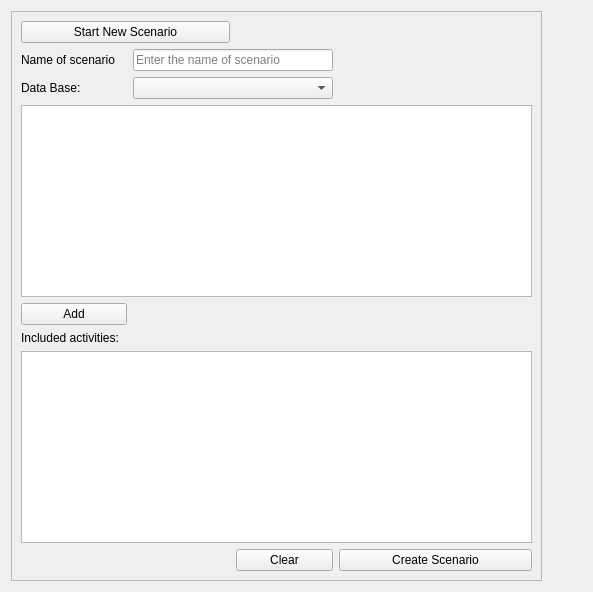
         <widget class="QWidget" name="Create_Scenario">
          <attribute name="title">
           <string>Create Scenario</string>
          </attribute>
          <layout class="QGridLayout" name="gridLayout_52">
           <item row="0" column="1">
            <spacer name="horizontalSpacer_12">
             <property name="orientation">
              <enum>Qt::Horizontal</enum>
             </property>
             <property name="sizeHint" stdset="0">
              <size>
               <width>40</width>
               <height>20</height>
              </size>
             </property>
            </spacer>
           </item>
           <item row="0" column="0">
            <widget class="QFrame" name="frame_39">
             <property name="frameShape">
              <enum>QFrame::StyledPanel</enum>
             </property>
             <property name="frameShadow">
              <enum>QFrame::Raised</enum>
             </property>
             <layout class="QGridLayout" name="gridLayout_16">
              <item row="0" column="0" colspan="3">
               <widget class="QPushButton" name="Start_new_sen">
                <property name="text">
                 <string>Start New Scenario</string>
                </property>
               </widget>
              </item>
              <item row="1" column="2" colspan="2">
               <widget class="QLineEdit" name="Name_new_scenario">
                <property name="minimumSize">
                 <size>
                  <width>200</width>
                  <height>0</height>
                 </size>
                </property>
                <property name="maxLength">
                 <number>32768</number>
                </property>
                <property name="placeholderText">
                 <string>Enter the name of scenario</string>
                </property>
               </widget>
              </item>
              <item row="1" column="4">
               <spacer name="horizontalSpacer_32">
                <property name="orientation">
                 <enum>Qt::Horizontal</enum>
                </property>
                <property name="sizeHint" stdset="0">
                 <size>
                  <width>193</width>
                  <height>20</height>
                 </size>
                </property>
               </spacer>
              </item>
              <item row="2" column="0">
               <widget class="QLabel" name="label_37">
                <property name="minimumSize">
                 <size>
                  <width>0</width>
                  <height>0</height>
                 </size>
                </property>
                <property name="text">
                 <string>Data Base:</string>
                </property>
               </widget>
              </item>
              <item row="2" column="2" colspan="2">
               <widget class="QComboBox" name="Process"/>
              </item>
              <item row="4" column="0" colspan="2">
               <widget class="QPushButton" name="Add_act_to_scen">
                <property name="text">
                 <string>Add</string>
                </property>
                <property name="icon">
                 <iconset resource="PyWOLF_Resource.qrc">
                  <normaloff>:/ICONS/PySWOLF_ICONS/ADD.png</normaloff>:/ICONS/PySWOLF_ICONS/ADD.png</iconset>
                </property>
               </widget>
              </item>
              <item row="5" column="0" colspan="2">
               <widget class="QLabel" name="label_39">
                <property name="text">
                 <string>Included activities:</string>
                </property>
               </widget>
              </item>
              <item row="3" column="0" colspan="5">
               <widget class="QTableView" name="act_in_process_table"/>
              </item>
              <item row="6" column="0" colspan="5">
               <widget class="QTableView" name="Included_act_table">
                <property name="minimumSize">
                 <size>
                  <width>500</width>
                  <height>0</height>
                 </size>
                </property>
               </widget>
              </item>
              <item row="7" column="4">
               <widget class="QPushButton" name="Create_scenario">
                <property name="minimumSize">
                 <size>
                  <width>100</width>
                  <height>0</height>
                 </size>
                </property>
                <property name="text">
                 <string>Create Scenario</string>
                </property>
                <property name="icon">
                 <iconset resource="PyWOLF_Resource.qrc">
                  <normaloff>:/ICONS/PySWOLF_ICONS/Create.png</normaloff>:/ICONS/PySWOLF_ICONS/Create.png</iconset>
                </property>
               </widget>
              </item>
              <item row="7" column="3">
               <widget class="QPushButton" name="Clear_act">
                <property name="text">
                 <string>Clear</string>
                </property>
                <property name="icon">
                 <iconset resource="PyWOLF_Resource.qrc">
                  <normaloff>:/ICONS/PySWOLF_ICONS/Remove.png</normaloff>:/ICONS/PySWOLF_ICONS/Remove.png</iconset>
                </property>
               </widget>
              </item>
              <item row="1" column="0">
               <widget class="QLabel" name="label_38">
                <property name="text">
                 <string>Name of scenario</string>
                </property>
               </widget>
              </item>
              <item row="7" column="0" colspan="3">
               <spacer name="horizontalSpacer_31">
                <property name="orientation">
                 <enum>Qt::Horizontal</enum>
                </property>
                <property name="sizeHint" stdset="0">
                 <size>
                  <width>209</width>
                  <height>21</height>
                 </size>
                </property>
               </spacer>
              </item>
             </layout>
            </widget>
           </item>
          </layout>
         </widget>
